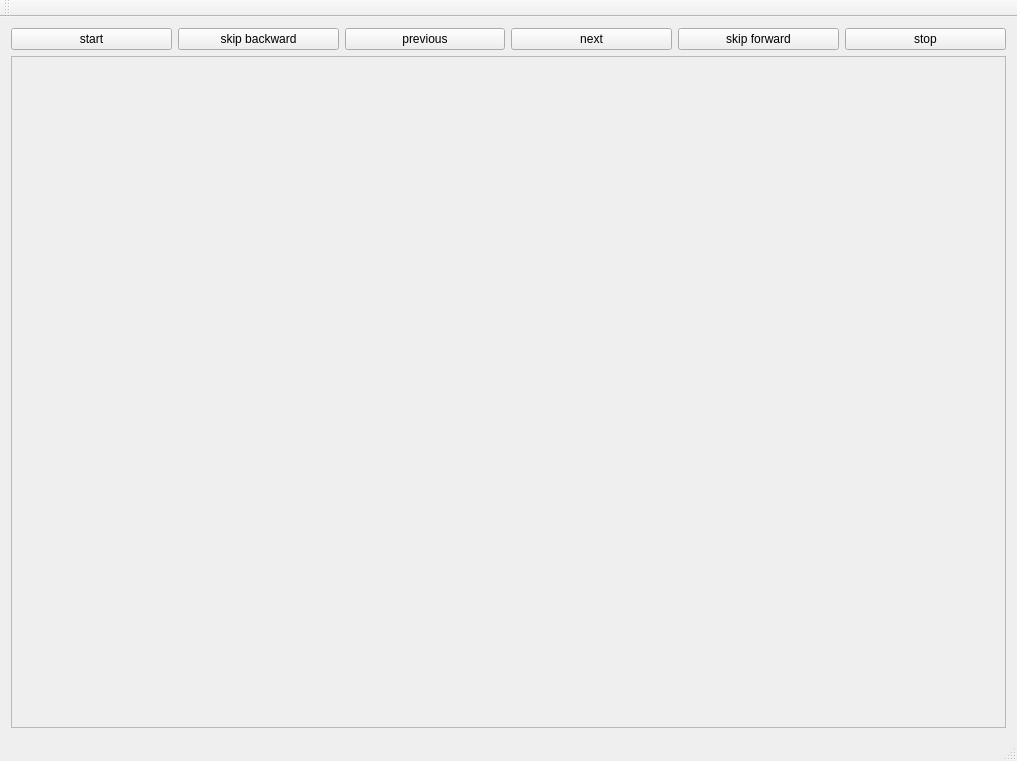
<?xml version="1.0" encoding="UTF-8"?>
<ui version="4.0">
 <class>MainWindow</class>
 <widget class="QMainWindow" name="MainWindow">
  <property name="geometry">
   <rect>
    <x>0</x>
    <y>0</y>
    <width>1017</width>
    <height>761</height>
   </rect>
  </property>
  <property name="windowTitle">
   <string>MainWindow</string>
  </property>
  <widget class="QWidget" name="centralWidget">
   <layout class="QVBoxLayout" name="verticalLayout">
    <item>
     <layout class="QHBoxLayout" name="horizontalLayout">
      <item>
       <widget class="QPushButton" name="pushButton_start">
        <property name="text">
         <string>start</string>
        </property>
       </widget>
      </item>
      <item>
       <widget class="QPushButton" name="pushButton_skipBackward">
        <property name="text">
         <string>skip backward</string>
        </property>
       </widget>
      </item>
      <item>
       <widget class="QPushButton" name="pushButton_previous">
        <property name="text">
         <string>previous</string>
        </property>
       </widget>
      </item>
      <item>
       <widget class="QPushButton" name="pushButton_next">
        <property name="text">
         <string>next</string>
        </property>
       </widget>
      </item>
      <item>
       <widget class="QPushButton" name="pushButton_skipForward">
        <property name="text">
         <string>skip forward</string>
        </property>
       </widget>
      </item>
      <item>
       <widget class="QPushButton" name="pushButton_stop">
        <property name="text">
         <string>stop</string>
        </property>
       </widget>
      </item>
     </layout>
    </item>
    <item>
     <widget class="QScrollArea" name="scrollArea">
      <property name="widgetResizable">
       <bool>true</bool>
      </property>
      <widget class="QWidget" name="scrollAreaWidgetContents">
       <property name="geometry">
        <rect>
         <x>0</x>
         <y>0</y>
         <width>997</width>
         <height>647</height>
        </rect>
       </property>
      </widget>
     </widget>
    </item>
   </layout>
  </widget>
  <widget class="QMenuBar" name="menuBar">
   <property name="geometry">
    <rect>
     <x>0</x>
     <y>0</y>
     <width>1017</width>
     <height>22</height>
    </rect>
   </property>
  </widget>
  <widget class="QToolBar" name="mainToolBar">
   <attribute name="toolBarArea">
    <enum>TopToolBarArea</enum>
   </attribute>
   <attribute name="toolBarBreak">
    <bool>false</bool>
   </attribute>
  </widget>
  <widget class="QStatusBar" name="statusBar"/>
 </widget>
 <layoutdefault spacing="6" margin="11"/>
 <resources/>
 <connections/>
</ui>
